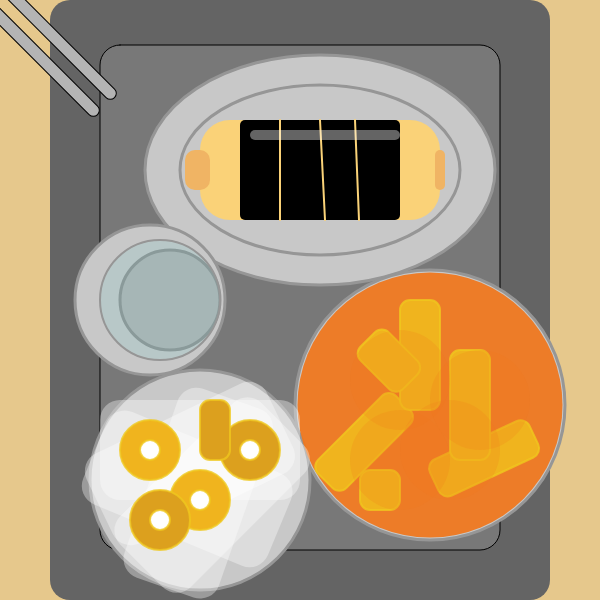
Frame 1 (no input)
Frame 60 (no input): identical to frame 1, image omitted
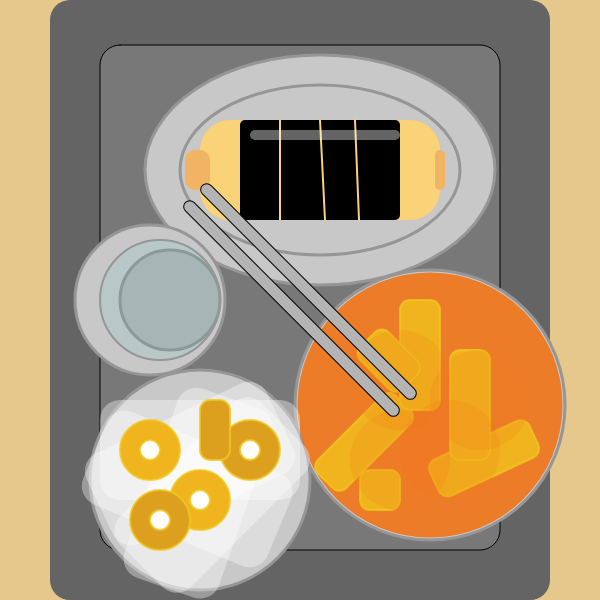
Frame 120 (the mouse pressed at the canvas centre since frame 60)

The p5.js sketch that drew these frames (run headless with seeded random() and noise() and a simulated clock; from frame 60 on, the mouse is pressed at the canvas centre):

// p5.js sketch
// ── sketch.js
function setup() {
  createCanvas(600, 600);
}

function draw() {
  background(230,200,140);
  
  push();
  noStroke();
  fill(100);
  rect(50, 0, 500, 600, 20);
  pop();

  push();
  fill(120);
  rect(100, 45, 400, 505, 20);
  pop();

  push();
  fill(200);
  stroke(150);
  strokeWeight(3);
  ellipse(320, 170, 350, 230);
  ellipse(320, 170, 280, 170);

  circle(150, 300, 150);
  fill(180);
  circle(170, 300, 100);

  strokeWeight(2);
  fill(10,200,200,20);
  circle(160, 300, 120);
  pop();

  push();
  fill(200);
  stroke(150);
  strokeWeight(3);
  circle(430, 405, 270);
  circle(200, 480, 220);
  pop();

  push();
  fill(240,120,30, 240);
  noStroke();
  circle(430, 405, 265);
  fill(240,180,30);
  stroke(240,200,30,200);
  strokeWeight(2);
  fill(240,180,30);
  rotate(PI/4);
  rect(550,0, 40, 110, 10);
  rotate(PI/9);
  rect(600,-300, 40, 110, 10);
  pop();

  push();
  fill(240,180,30);
  stroke(240,200,30,200);
  strokeWeight(2);
  rect(400,300, 40, 110, 10);
  rect(450,350, 40, 110, 10);
  rotate(-PI/4);
  rect(0,500, 40, 60, 10);
  pop();

  push();
  fill(240,180,30);
  stroke(240,200,30,200);
  strokeWeight(2);
  rect(360,470, 40, 40, 10);
  pop();

  push();
  noStroke();
  fill(255, 255, 255, 90);
  rotate(-PI/4);
  rect(-300,450,200,100,20);
  rotate(-PI/7);
  rect(-500,300,200,100,20);
  rotate(PI/4);
  rect(-130,450,200,100,20);
  rotate(PI/7);
  rect(100,400,200,100,20);
  rotate(PI/8);
  rect(260,330,200,100,20);
  pop();

  push();
  fill(240,180,30);
  stroke(240,200,30,200);
  strokeWeight(2);
  circle(200,500,60);
  fill(255);
  circle(200,500,20);
  pop();

  push();
  fill(240,180,30);
  stroke(240,200,30,200);
  strokeWeight(2);
  circle(150,450,60);
  fill(255);
  circle(150,450,20);
  pop();

  push();
  fill(220,160,30);
  stroke(240,200,30,200);
  strokeWeight(2);
  circle(250,450,60);
  fill(255);
  circle(250,450,20);
  pop();

  push();
  fill(220,160,30);
  stroke(240,200,30,200);
  strokeWeight(2);
  rect(200, 400, 30, 60, 10);
  circle(160,520,60);
  fill(255);
  circle(160,520,20);
  pop();

  push();
  noStroke();
  fill(250, 210, 120);
  rect(200,120,240,100,30);
  fill(0);
  rect(240,120, 160, 100, 5);
  pop();

  push();
  stroke(250, 210, 120);
  strokeWeight(2);
  line(280,120,280,220);
  line(320,120,325,220);
  line(355,120,359,220);
  pop();

  push();
  noStroke();
  fill(240,180,100);
  rect(185, 150, 25, 40, 10);
  rect(435, 150, 10, 40, 5);
  pop();

  push();
  noStroke();
  fill(240,120,30, 50);
  circle(450, 450, 100);
  circle(480, 400, 100);
  circle(400, 380, 100);
  circle(400, 460, 100);
  pop();

  push();
  noStroke();
  fill(255, 255, 255, 100);
  rect(250,130,150,10, 20);
  pop();

  push();
  translate(mouseX, mouseY);
  rotate(PI/4);
  rectMode(CENTER);

  fill(180);
  rect(0, -12, 300, 12, 6);

  fill(180);
  rect(0, 12, 300, 12, 6);
  pop();
}

// ── style.css
* {
  box-sizing: border-box;
}

html,
body {
  margin: 0;
  width: 100%;
  min-height: 100%;
}

body {
  font-family: Arial, Helvetica, sans-serif;

  background-image: url("background.png");
  background-size: cover;
  background-position: center;
  background-attachment: fixed;
}

.archive {
  min-height: 100vh;
  padding: 9vh 7vw;

  display: flex;
  flex-direction: column;
  align-items: center;
}


.banner {
  width: min(1100px, 90vw);
  padding: 22px 30px;

  background: #102f92;

  color: white;
  font-size: clamp(28px, 5vw, 64px);
  font-weight: bold;
  text-align: center;

  border: 2px solid rgba(255, 255, 255, 0.25);
  box-shadow: 0 5px 12px rgba(0, 0, 0, 0.3);

  transform: rotate(-0.5deg);
}

.yellow {
  color: #ffd91a;
}

.assignments {
  margin-top: 15vh;

  display: flex;
  justify-content: center;
  gap: 25px;
  flex-wrap: wrap;
}

.assignments a {
  background: white;

  padding: 18px 28px;

  color: #111;
  font-size: 18px;
  font-weight: bold;
  text-decoration: none;

  border: 1px solid #ddd;
}

.assignments a:hover {
  background: #f1f1f1;
}
